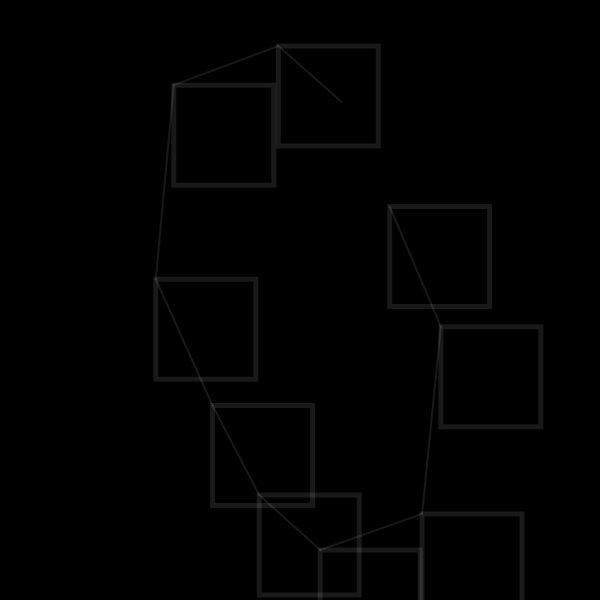
Frame 1 (no input)
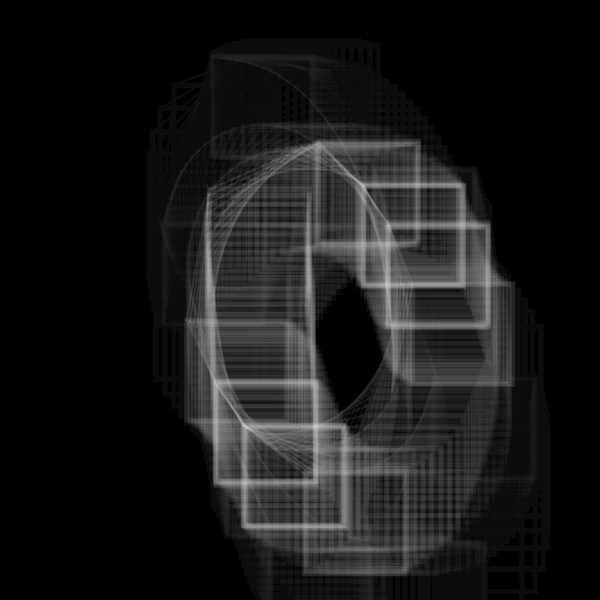
Frame 60 (no input)
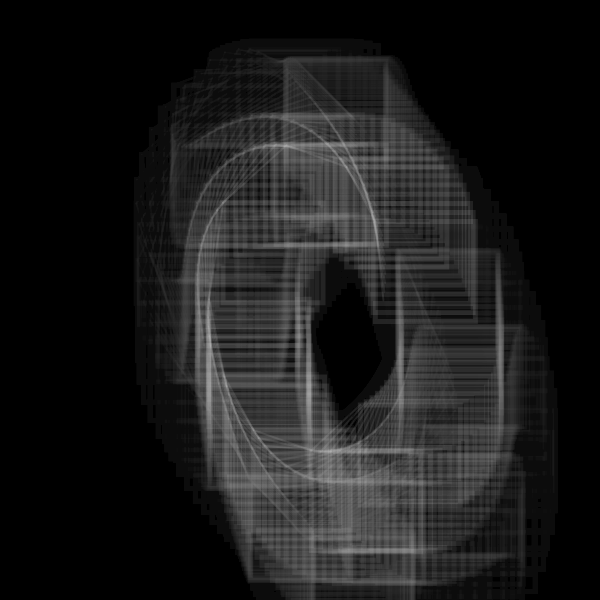
Frame 120 (the mouse pressed at the canvas centre since frame 60)

The p5.js sketch that drew these frames (run headless with seeded random() and noise() and a simulated clock; from frame 60 on, the mouse is pressed at the canvas centre):

// p5.js sketch
// ── sketch.js
let _aryLine = [];

let _minWidth;

function setObject() {
  _minWidth = min(width, height) * 0.8;
  strokeWeight(_minWidth/40);
  stroke(255);
  noFill();
  let numLine = 1;
  for (let i = 0; i < numLine; i++) {
    _aryLine[i] = new BendLine();
  }
}

function setup() {
  w = 600;
  var canvas;
    if(windowWidth>=600 && windowHeight >=600){
      canvas = createCanvas(600, 600);
    }
    else{
      canvas = createCanvas(windowWidth, windowHeight - 100);
    }

  var x = (windowWidth - width) / 2;
  var y = (windowHeight - height) / 2;

  canvas.position(x, y);
  background(0);
  setObject();
}



class BendLine {
  constructor() {
    this.r = _minWidth / 3;
    this.numPoints = 10;
    this.aryXy = [];
    for (let i = 0; i < this.numPoints; i++) {
      let ang = 2*PI / this.numPoints * i;
      this.aryXy[i] = createVector(this.r/2 * cos(ang), this.r * sin(ang));
    }
    
    this.numBend = 20;
    this.aryRParameter = [];
    for (let i = 0; i < this.numBend; i++) {
      this.aryRParameter[i] = [this.r / 10 * 1**i, random(8*PI), 2*PI / random(50, 200)];//[max, init, speed]
    }
    this.aryinitAngParameter = [];
    for (let i = 0; i < this.numBend; i++) {
      this.aryinitAngParameter[i] = [PI, random(10*PI), 2*PI / random(100, 500)];//[max, init, speed]
    }
    this.aryAngStep = [];
    for (let i = 0; i < this.numBend; i++) {
      this.aryAngStep[i] = PI / this.numPoints * int(random(2, 4 + i));
    }
    this.numCycle = 2;
  }
  update() {
    this.updateR();
    this.updateInitAng();
    this.newAryXy = this.aryXy;
    for (let i = 0; i < this.numBend; i++) {
      this.newAryXy = bend(this.newAryXy, this.aryR[i], this.aryinitAng[i], this.aryAngStep[i], this.numCycle);
    }
  }
  updateR() {
    this.aryR = [];
    for (let i = 0; i < this.aryRParameter.length; i++) {
      this.aryR[i] = this.aryRParameter[i][0] * (sin(this.aryRParameter[i][1] + this.aryRParameter[i][2] * frameCount));
    }
  }
  updateInitAng() {
    this.aryinitAng = [];
    for (let i = 0; i < this.aryinitAngParameter.length; i++) {
      this.aryinitAng[i] = this.aryinitAngParameter[i][1] + this.aryinitAngParameter[i][0] * (cos(this.aryinitAngParameter[i][2] * frameCount));
    }
  }
  draw() {
    beginShape();
    for (let i = 0; i < this.newAryXy.length-1; i++) {
      noFill();
  strokeWeight(5)
      rect(this.newAryXy[i].x, this.newAryXy[i].y, 100, 100);
        strokeWeight(2)

      line(this.newAryXy[i].x, this.newAryXy[i].y, this.newAryXy[i+1].x, this.newAryXy[i+1].y);
    }
    endShape(CLOSE);
  }
}

function bend(aryXy, r, initAng, angStep, numCycle) {
  let aryXy2 = aryXy;
  for (let j = 0; j < numCycle; j++) {
    let aryXyNew = [];
    for (let i = 0; i < aryXy2.length; i++) {
      let xy_1_2 = p5.Vector.sub(aryXy2[(i+1)%aryXy2.length], aryXy2[i]);
      let ang = initAng + angStep * i;
      xy_1_2.rotate(-PI).setMag(r * atan(ang));
      let xy = p5.Vector.add(aryXy2[i], xy_1_2);
      aryXyNew.push(xy);
    }
    aryXy2 = aryXyNew;
  }

  return aryXy2;
}

function draw() {
  background(0, 10);
  fill(50)
  stroke(255, 25)
  translate(width/2, height/2);
  for (let i = 0; i < _aryLine.length; i++) {
    _aryLine[i].update();
    _aryLine[i].draw();
  }
}
